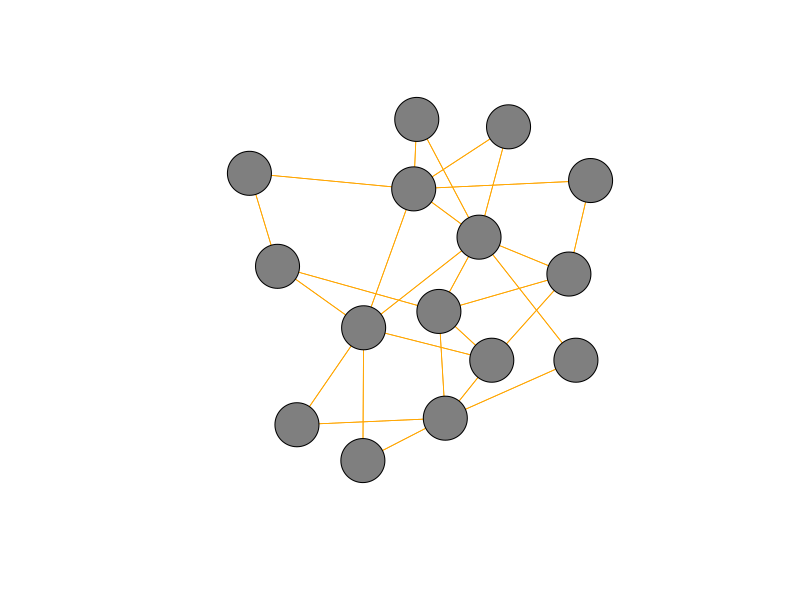
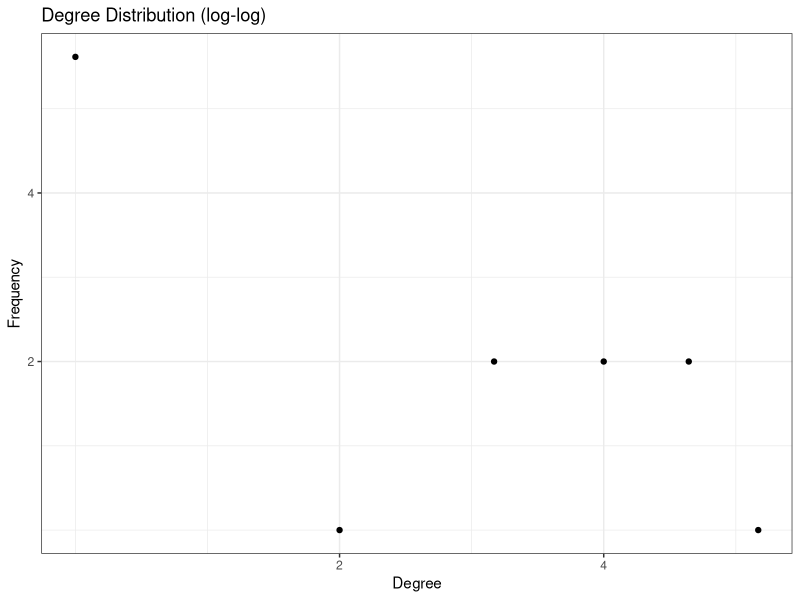
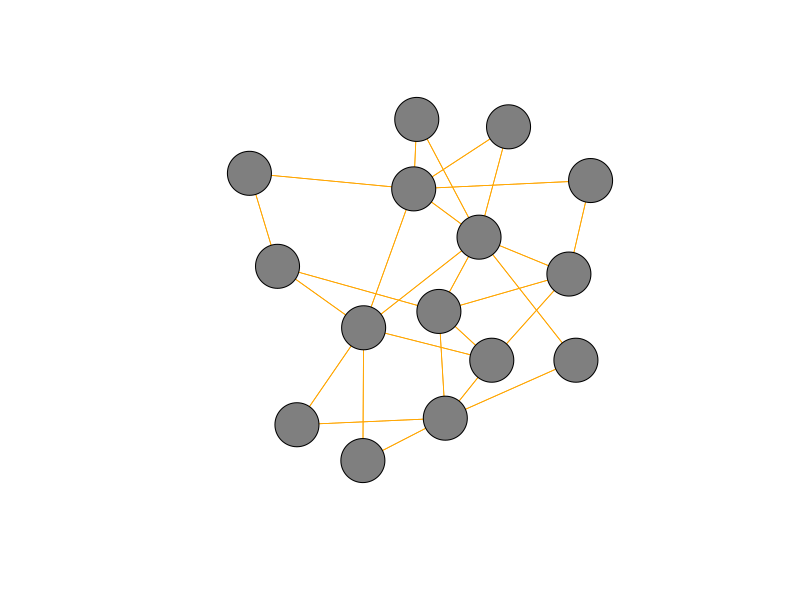
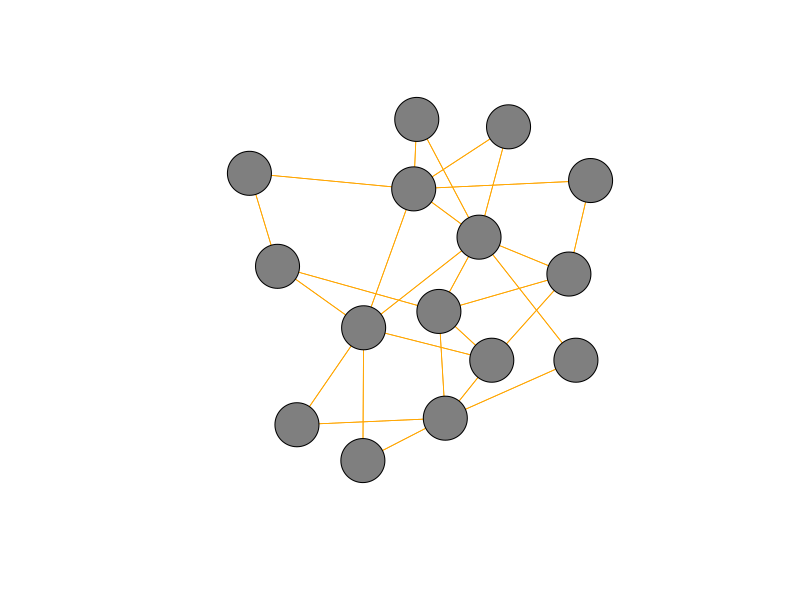
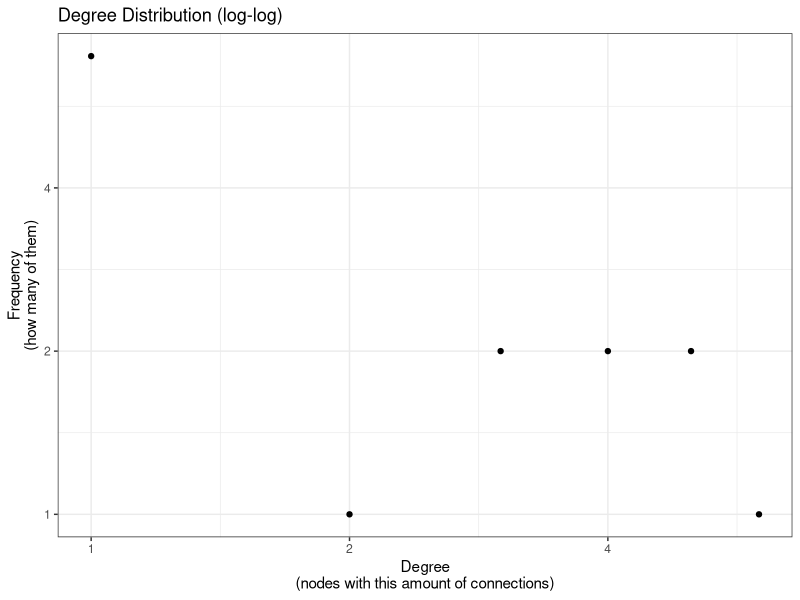
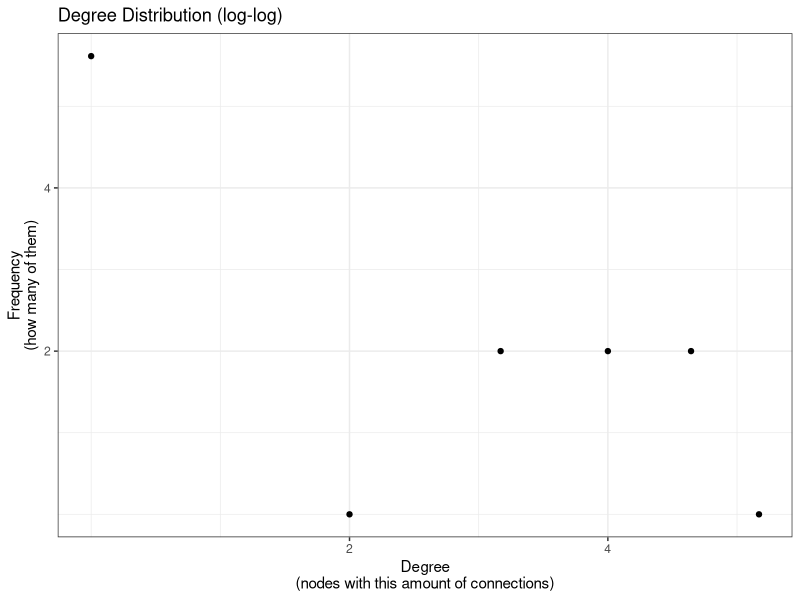

Recreate these plots in R, in order.
el = read.csv(file = 'adjacency.csv',header=FALSE,sep=',')
library(igraph)
library(ggplot2)
net <- as.matrix(el)
graph <- graph_from_adjacency_matrix(net)

V(graph)$color <- "gray50"
V(graph)$shape <- "circle"
E(graph)$width <- 6/sqrt(length(E(graph)))

E(graph)$color <- "orange"
E(graph)$arrow.size <- 0
V(graph)$size <- 100 / sqrt(length(V(graph)))

graph.degrees <- degree(graph)

graph.degree.histogram <- as.data.frame(table(graph.degrees))
graph.degree.histogram[,1] <- as.numeric(graph.degree.histogram[,1])

set.seed(123)
plot(graph,vertex.label=NA)
ggplot(graph.degree.histogram, aes(x = graph.degrees, y = Freq)) +
  geom_point() +
  scale_x_continuous("Degree",
                     breaks = c(2, 4, 8, 16, 32, 64, 128, 256, 512, 1024, 2048, 4096, 8192),
                     trans = "log2") +
  scale_y_continuous("Frequency",
                     breaks = c(2, 4, 8, 16, 32, 64, 128, 256, 512, 1024, 2048, 4096, 8192),
                     trans = "log2") +
  ggtitle("Degree Distribution (log-log)") +
theme_bw()


pdf('graph.pdf')
set.seed(123)
plot(graph,vertex.label=NA)
dev.off()

jpeg('graph.jpg')
set.seed(123)
plot(graph,vertex.label=NA)
dev.off()

jpeg('degree_distribution.jpg')
ggplot(graph.degree.histogram, aes(x = graph.degrees, y = Freq)) +
  geom_point() +
  scale_x_continuous("Degree\n(nodes with this amount of connections)",
                     breaks = c(0, 1, 2, 4, 8, 16, 32, 64, 128, 256, 512, 1024),
                     trans = "log2") +
  scale_y_continuous("Frequency\n(how many of them)",
                     breaks = c(0, 1, 2, 4, 8, 16, 32, 64, 128, 256, 512, 1024),
                     trans = "log2") +
  ggtitle("Degree Distribution (log-log)") +
theme_bw()
dev.off()

pdf('degree_distribution.pdf')
ggplot(graph.degree.histogram, aes(x = graph.degrees, y = Freq)) +
  geom_point() +
  scale_x_continuous("Degree\n(nodes with this amount of connections)",
                     breaks = c(2, 4, 8, 16, 32, 64, 128, 256, 512, 1024),
                     trans = "log2") +
  scale_y_continuous("Frequency\n(how many of them)",
                     breaks = c(2, 4, 8, 16, 32, 64, 128, 256, 512, 1024),
                     trans = "log2") +
  ggtitle("Degree Distribution (log-log)") +
theme_bw()
dev.off()
